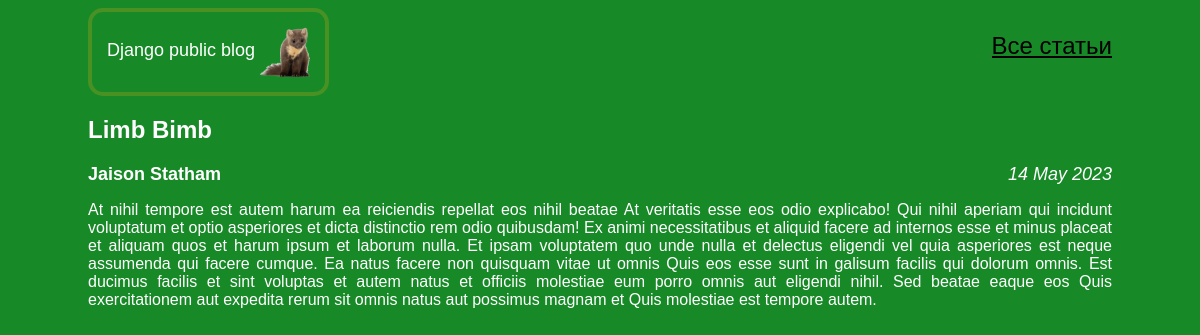
The app's page /article/1 with its own data.
### articles/models.py (models this page shows, shortened)
class Article(models.Model):
    title = models.CharField(max_length=200)
    author = models.ForeignKey(User, on_delete=models.CASCADE)
    author_article = models.ForeignKey('Author', on_delete=models.SET_NULL, null=True)
    text = models.TextField()
    created_date = models.DateField(auto_now_add=True)
    date_article = models.DateField('Date create article', null=False, default='2023-01-11')

class Author(models.Model):
    first_name = models.CharField(max_length=100)
    last_name = models.CharField(max_length=100)
    date_of_birth = models.DateField(null=True, blank=True)
    date_of_death = models.DateField('Died', null=True, blank=True)

### articles/views.py (the view)
# urls.py: re_path(r'^article/(?P<article_id>\d+)$', views.get_article, name='get_article'),
def get_article(request, article_id):
    try:
        post = Article.objects.get(id=article_id)
        return render(request, 'article.html', {"post": post})
    except Article.DoesNotExist:
        raise Http404

### articles/templates/article.html (shortened to what this page needs)
<!DOCTYPE html>
<html lang="en">
<head>
    <link rel="stylesheet" type="text/css" href="{{ STATIC_URL }}/static/css/article.css">
</head>
<body>
<div class="header">
    <div id="logo_article_id">
        <p id="logo_text">Django public blog</p>
        <img src="{{ STATIC_URL }}/static/images/sobol3.png"/>
    </div>
    <p id="all_states"><a href="http://127.0.0.1:8000/">Все статьи</a></p>
</div>
<div class="archive">
    <div class="one-post">
        <h2 class="post-title-article">{{ post.title }}</h2>
        <div class="article-info">
            <div class="article-author">{{ post.author_article.last_name}} {{ post.author_article.first_name}}</div>
            <div class="article-created-date">{{ post.date_article|date:"j F Y"|title }}</div>
        </div>
        <p class="article-text">{{ post.text }}</p>
    </div>
</div>
</body>
</html>

### articles/static/css/article.css (style rules this page uses)
body { background: #178a27; font-family: Tahoma, Arial, sans-serif; color: #ffffff; width: 1024px; margin-left: auto; margin-right: auto; }
#logo_article_id { display: inline-block; padding: 15px; border: 4px solid #4a9124; text-align: center; border-radius: 15px; background-image: linear-gradient(to bottom top, #1b4d11, #16647d); }
#all_states { float:right; }
#logo_text { display: inline-block; margin: 0; font-size: 18px; vertical-align: right; }
#logo_article_id img { display: inline-block; width: 50px; height: 50px; vertical-align: middle; }
.header img { display: inline-block; width: 26px; margin-left: auto; margin-right: auto; }
#all_states { text-decoration: underline; font-size: 24px; vertical-align: middle; }
.article-info div { display: inline-block; vertical-align: middle; }
.article-created-date { float: right; font-size: 18px; font-style: italic; }
.article-author { font-size: 18px; font-weight: bold; }
a { color: black; }
.article-text { text-align: justify; width: 1024px; }

### records on screen
Article: title "Limb Bimb", author_article.last_name "Jaison", author_article.first_name "Statham", date_article "14 May 2023", text "At nihil tempore est autem harum ea reiciendis repellat eos nihil beatae At veritatis esse eos odio explicabo! Qui nihil aperiam qui incidunt voluptatum et optio asperiores et dicta distinctio rem odio quibusdam! Ex animi necessitatibus et aliquid facere ad internos esse et minus placeat et aliquam quos et harum ipsum et laborum nulla. Et ipsam voluptatem quo unde nulla et delectus eligendi vel quia asperiores est neque assumenda qui facere cumque. Ea natus facere non quisquam vitae ut omnis Quis eos esse sunt in galisum facilis qui dolorum omnis. Est ducimus facilis et sint voluptas et autem natus et officiis molestiae eum porro omnis aut eligendi nihil. Sed beatae eaque eos Quis…"
